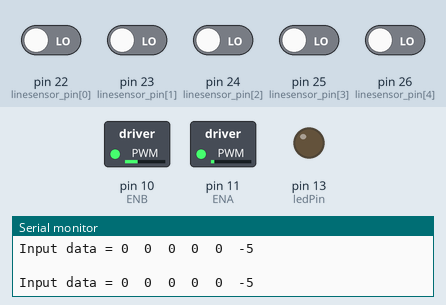
Bench run of a sketch on a simulated Arduino Mega 2560, built with avr-gcc and run on an emulated ATmega2560. Shown: switched loads named in the sketch (green lamp = pin HIGH), output pins drawn as LEDs (lit = HIGH), the last lines printed to the serial monitor. Inputs (shaded band) come from the test bench; at power-on: pin 22 (linesensor_pin[0]), pin 23 (linesensor_pin[1]), pin 24 (linesensor_pin[2]), pin 25 (linesensor_pin[3]), pin 26 (linesensor_pin[4]) LOW.

Above: at 1.2 s.
1.3 s: pin 25 (linesensor_pin[3]) driven HIGH
At 2.3 s:
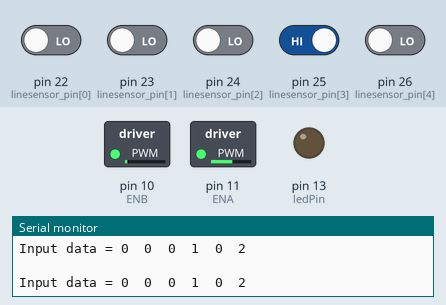
2.8 s: pin 22 (linesensor_pin[0]) driven HIGH
At 3.1 s:
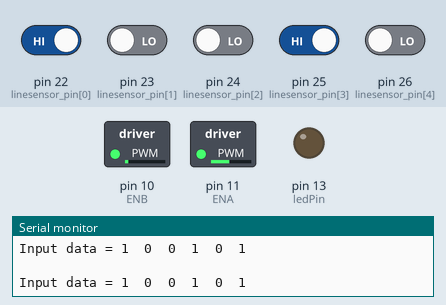
4.3 s: pin 23 (linesensor_pin[1]) driven HIGH
At 5.3 s:
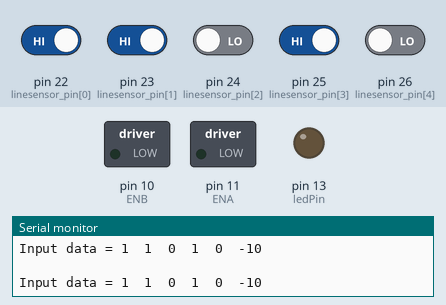
5.8 s: pin 25 (linesensor_pin[3]) driven LOW
At 6.4 s:
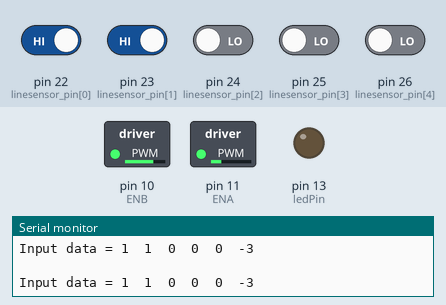
7.3 s: pin 22 (linesensor_pin[0]) driven LOW
At 8.5 s:
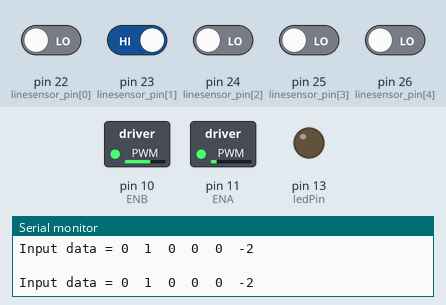
8.8 s: pin 26 (linesensor_pin[4]) driven HIGH
At 9.8 s:
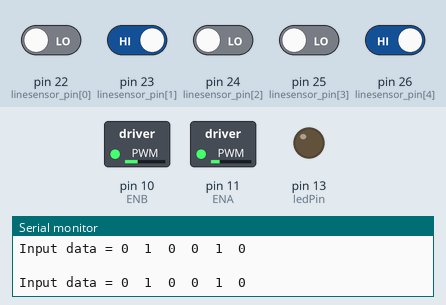
Timing chart, 0 to 11.8 s (numbered marks = the images above; inputs shaded):
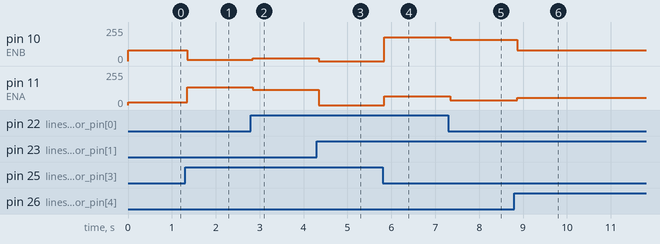

Measured:
- after the input at 1.3 s, pin 10 (ENB): 80/255 → 10/255 after 0.05 s; pin 11 (ENA): 20/255 → 135/255 after 0.05 s
- after the input at 2.8 s, pin 10 (ENB): 10/255 → 20/255 after 0.05 s; pin 11 (ENA): 135/255 → 115/255 after 0.05 s
- after the input at 4.3 s, pin 10 (ENB): 20/255 → 0/255 at once; pin 11 (ENA): 115/255 → 0/255 at once
- after the input at 5.8 s, pin 10 (ENB): 0/255 → 180/255 at once; pin 11 (ENA): 0/255 → 65/255 at once
- after the input at 7.3 s, pin 10 (ENB): 180/255 → 160/255 at once; pin 11 (ENA): 65/255 → 35/255 at once
- after the input at 8.8 s, pin 10 (ENB): 160/255 → 80/255 after 0.07 s; pin 11 (ENA): 35/255 → 55/255 after 0.07 s

The sketch:

Line_Tracing.ino
```cpp
#define LINE_DETECT_WHITE 1
#define ledPin 13

#define motor_speed_offset 10

#define ENA 11
#define IN1 28
#define IN2 29
#define IN3 30
#define IN4 31
#define ENB 10

int linesensor_data[5] = {0, 0, 0, 0, 0};
int linesensor_pin[5] = {22, 23, 24, 25, 26};

int read_digital_line_sensor(void){

  int i;
  int sum = 0;

  for(i=0;i<5;i++){
    if(LINE_DETECT_WHITE == 0){
      linesensor_data[i] = 1 - digitalRead(linesensor_pin[i]);
      }
      else{
        linesensor_data[i] = digitalRead(linesensor_pin[i]);
      }
      sum += linesensor_data[i];
    }

  if(sum == 5){
    return sum;
    }
  else if(sum == 2){
    if( (linesensor_data[3] == 1) && (linesensor_data[4] == 1) ) return 3;
    if( (linesensor_data[2] == 1) && (linesensor_data[3] == 1) ) return 1;
    if( (linesensor_data[1] == 1) && (linesensor_data[2] == 1) ) return -1;
    if( (linesensor_data[0] == 1) && (linesensor_data[1] == 1) ) return -3;
    }
  else if(sum == 1){
    if(linesensor_data[0] == 1) return -4;
    if(linesensor_data[1] == 1) return -2;
    if(linesensor_data[2] == 1) return 0;
    if(linesensor_data[3] == 1) return 2;
    if(linesensor_data[4] == 1) return 4;
    }
  else if(sum == 3){
    return -10;
    }
  else{
    return -5;
    }
}


void setup() {

  int i;

  pinMode(ledPin, OUTPUT);

  for(i=0;i<5;i++){
      pinMode(linesensor_pin[i], INPUT);
    }
  Serial.begin(9600);
}

void motor_A_control(int direction_a, int motor_speed_a) //모터 A의 방향(direction)과 속도(speed) 제어
{
  if(direction_a == HIGH)
  {
     digitalWrite(IN1, HIGH); //모터의 방향 제어
     digitalWrite(IN2, LOW);
     analogWrite(ENA,motor_speed_a); //모터의 속도 제어

  }
  else
  {
    digitalWrite(IN1, LOW);
    digitalWrite(IN2, HIGH);
    analogWrite(ENA,motor_speed_a);
  }
}

void motor_B_control(int direction_b, int motor_speed_b) //모터 A의 방향(direction)과 속도(speed) 제어
{
  if(direction_b == HIGH)
  {
     digitalWrite(IN3, LOW); //모터의 방향 제어
     digitalWrite(IN4, HIGH);
     analogWrite(ENB,motor_speed_b); //모터의 속도 제어

  }
  else
  {
    digitalWrite(IN3, HIGH);
    digitalWrite(IN4, LOW);
    analogWrite(ENB,motor_speed_b);
  }
}

void line_following(int line_type)
{
  switch(line_type){
    case -5:
          motor_A_control(HIGH,20);
          motor_B_control(HIGH,80);
          break;

    case -4:
      // 왼쪽으로 큰 각도로 회전
          motor_B_control(HIGH,200);
          motor_A_control(LOW,105);
          break;
    case -3:
      // 왼쪽으로 약간 각도로 회전
          motor_B_control(HIGH,180);
          motor_A_control(LOW,65);
          break;

    case -2:
      // 왼쪽으로 약간 각도로 회전
          motor_B_control(HIGH,160);
          motor_A_control(LOW,35);
          break;

    case -1:
      // 왼쪽으로 작은 각도로 회전
          motor_B_control(HIGH,140);
          motor_A_control(HIGH,10);
          break;

    case 0:
      // 직진
          motor_A_control(HIGH,55);
          motor_B_control(HIGH,80);
          break;

    case 1:
      // 오른쪽으로 작은 각도로 회전
          motor_B_control(HIGH,20);
          motor_A_control(HIGH,115);
          break;

    case 2:
      // 오른쪽으로 약간 각도로 회전
          motor_B_control(LOW,10);
          motor_A_control(HIGH,135);
          break;

    case 3:
      // 오른쪽으로 약간 각도로 회전
          motor_B_control(LOW,40);
          motor_A_control(HIGH,155);
          break;

    case 4:
      // 오른쪽으로 큰 각도로 회전
          motor_B_control(LOW,100);
          motor_A_control(HIGH,175);
          break;
    case 5:
          motor_B_control(LOW,0);
          motor_A_control(HIGH,0);
          break;
    case -10:
      // 선을 발견하지 못한 경우, 정지
          motor_B_control(HIGH,0);
          motor_A_control(LOW,0);
          break;
  }
}

void loop() {
  int i;

  int line_type = 0;
  line_type = read_digital_line_sensor();

  Serial.print("Input data = ");

  for(i=0;i<5;i++){
      Serial.print(linesensor_data[i]);
      Serial.print("  ");
    }
    Serial.println(line_type);
    Serial.println("  ");

    line_following(line_type);
}
```
